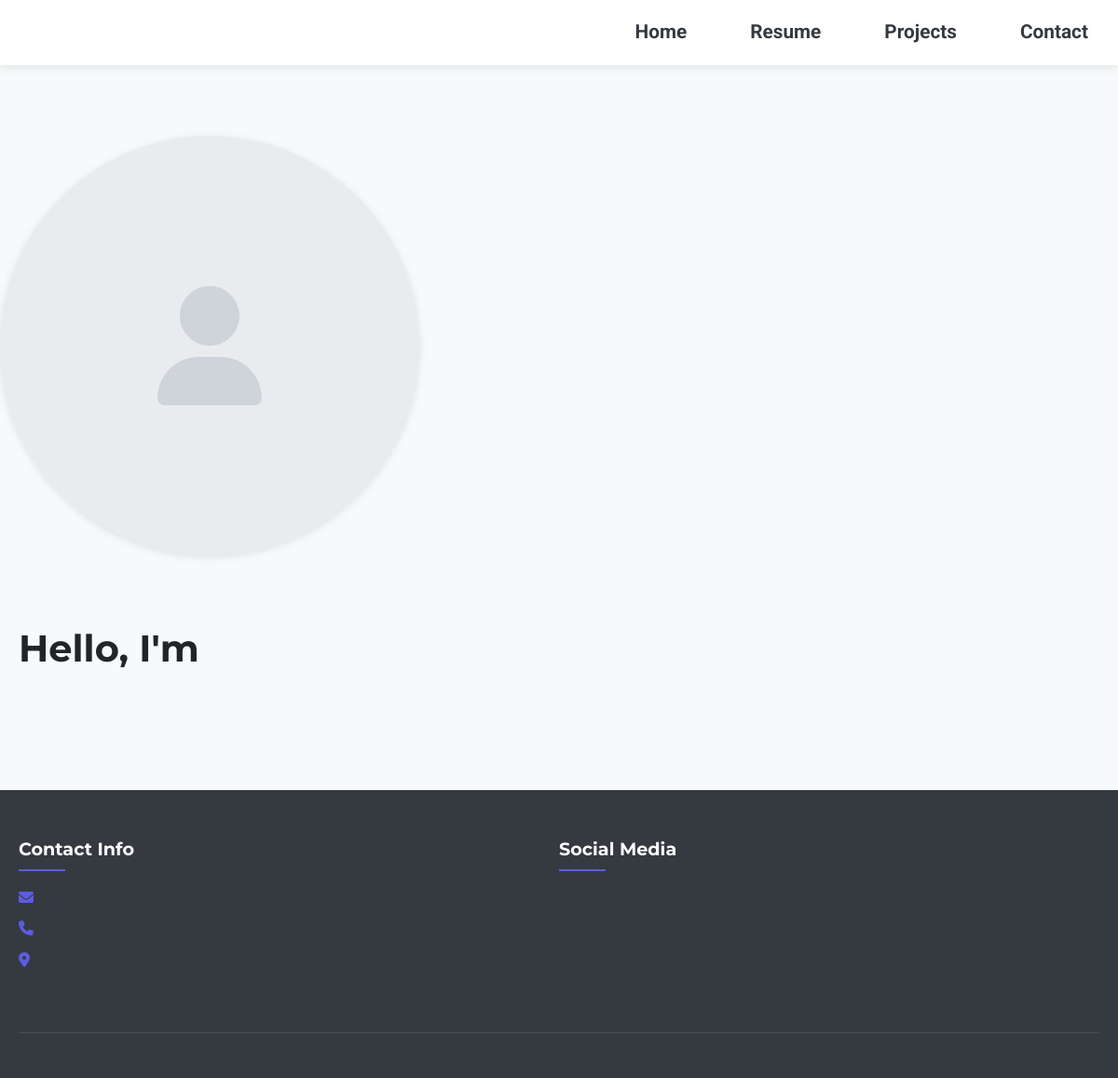
/, run on an earlier commit of the app's database.
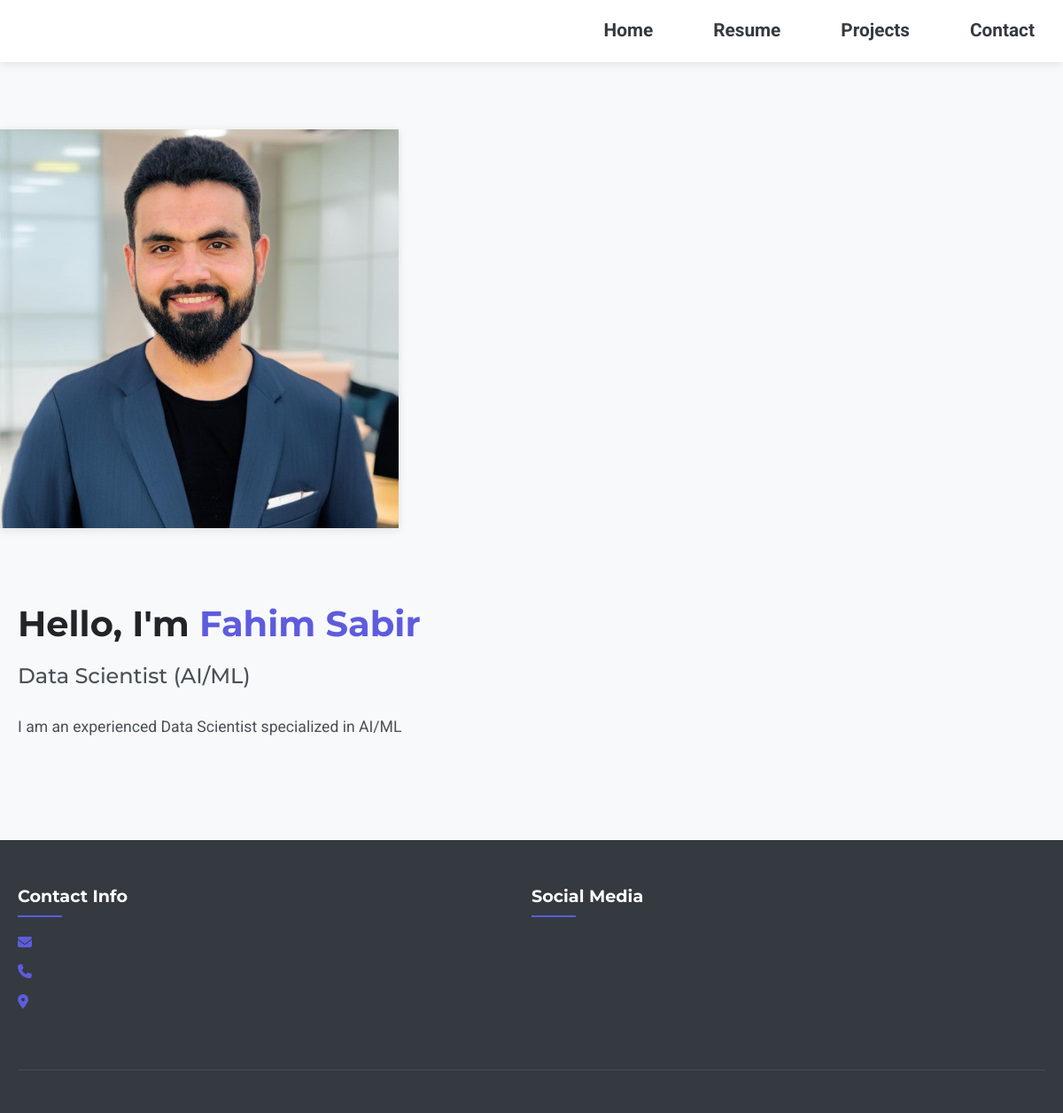
And on a later commit of the database.
### portfolio/models.py (models this page shows, shortened)
class UserProfile(models.Model):
    name = models.CharField(max_length=100, default='Your Name')
    job_title = models.CharField(max_length=200, default='Your Job Title')
    profile_image = models.ImageField(upload_to='profile/', blank=True)
    about_text = models.TextField(blank=True)
    resume_file = models.FileField(upload_to='resumes/', blank=True)
    class Meta:
        verbose_name = "User Profile"

### portfolio/views.py (the view)
# urls.py: path('', views.home, name='home'),
def home(request):
    skills = Skill.objects.all()
    return render(request, 'home.html', {'skills': skills})

### portfolio/context_processors.py (called while the page is built)
def portfolio_context(request):
    return {
        'site_config': SiteConfiguration.objects.first(),
        'user_profile': UserProfile.objects.first()
    }

### templates/home.html (shortened to what this page needs)
{% extends 'base.html' %}
{% load portfolio_tags %}
{% load static %}
{% block content %}
<section class="hero simplified-hero">
    <div class="container">
        <div class="intro-container">
            <div class="profile-image">
                {% if user_profile.profile_image %}
                <img src="{{ user_profile.profile_image.url }}" alt="{{ user_profile.name }}">
                {% else %}
                <div class="profile-image-placeholder">
                    <i class="fas fa-user"></i>
                </div>
                {% endif %}
            </div>
            <div class="intro-text">
                <h1>Hello, I'm <span class="highlight">{{ user_profile.name }}</span></h1>
                <h2>{{ user_profile.job_title }}</h2>
                <div class="intro-description">
                    {{ user_profile.about_text|linebreaks }}
                </div>
            </div>
        </div>
    </div>
</section>
{% endblock %}

What changed in the data, as far as the page shows it:
added UserProfile: profile_image (picture), name "Fahim Sabir", job_title "Data Scientist (AI/ML)", about_text "I am an experienced Data Scientist specialized in AI/ML"
